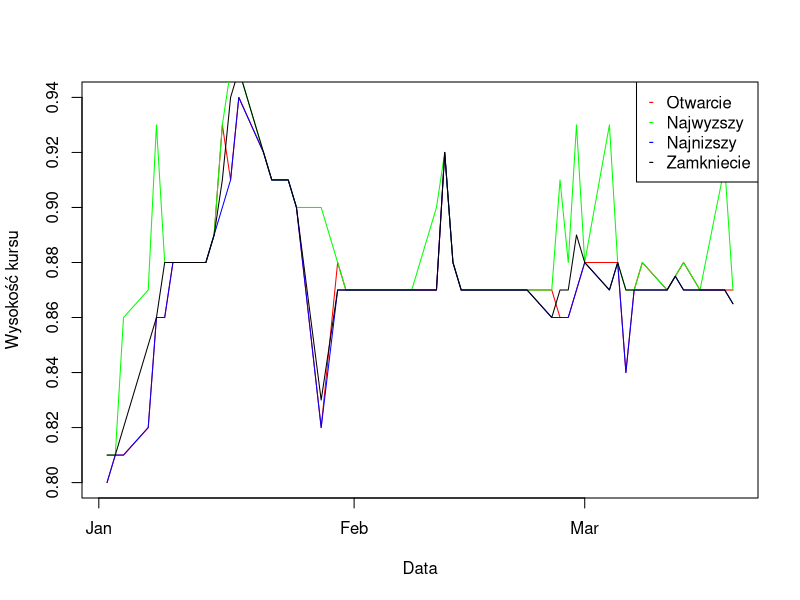
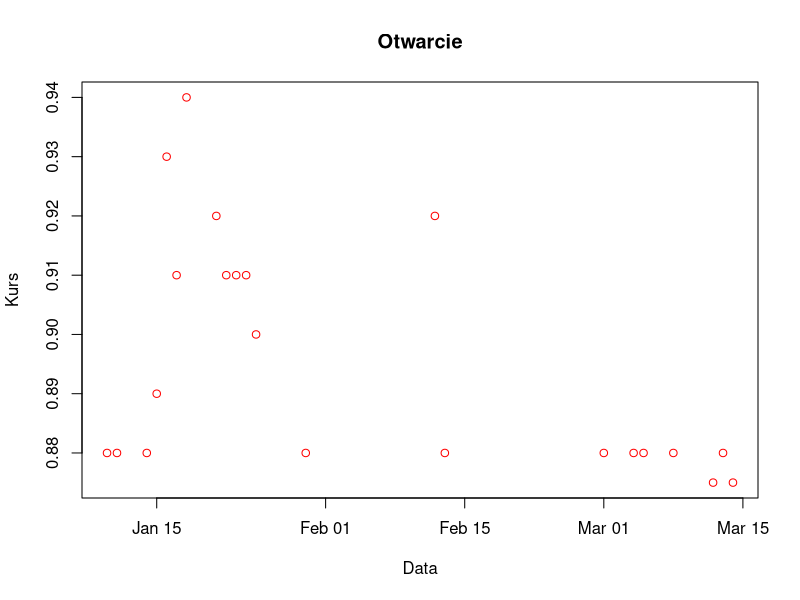
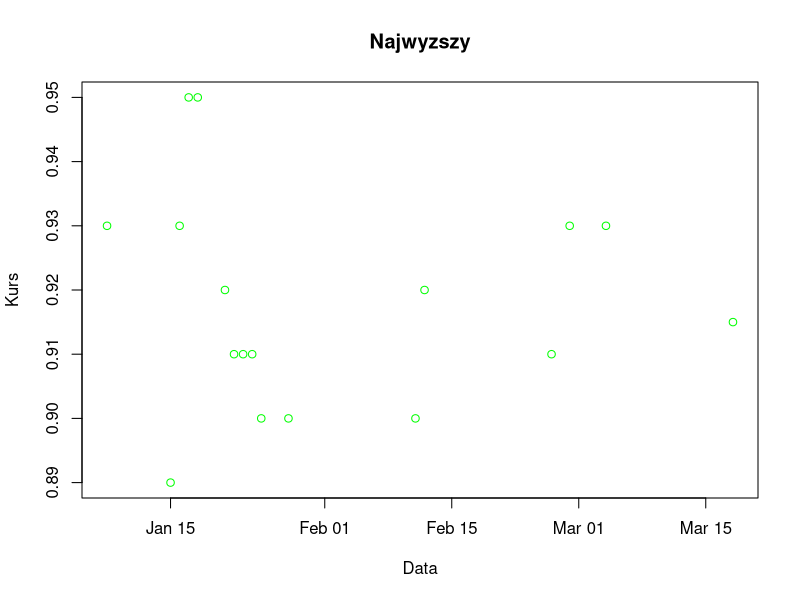
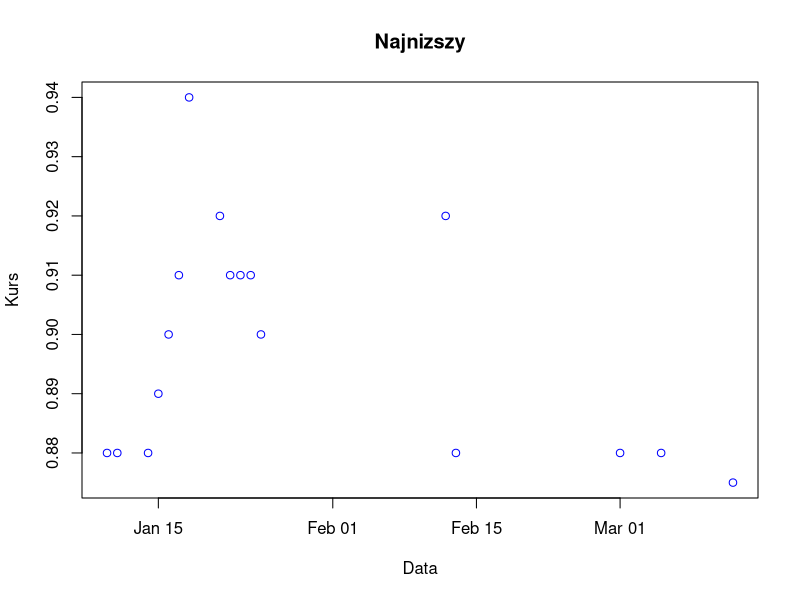
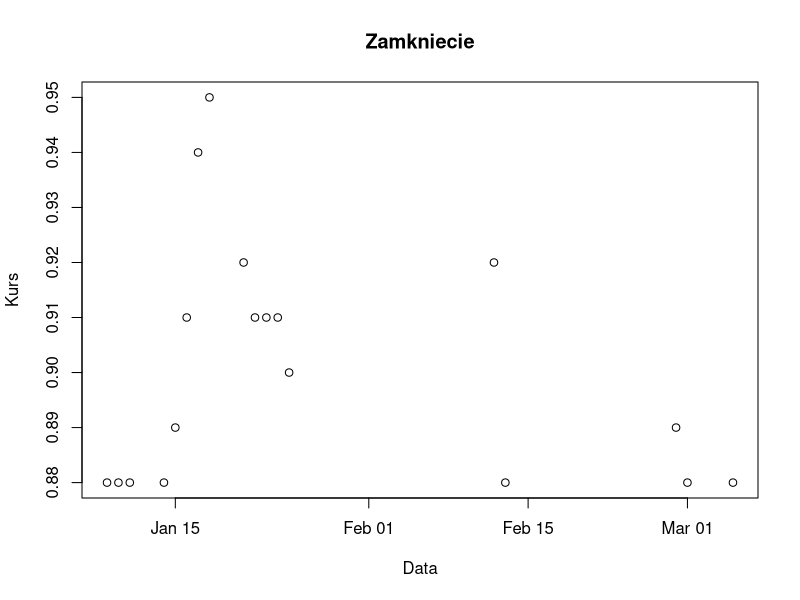
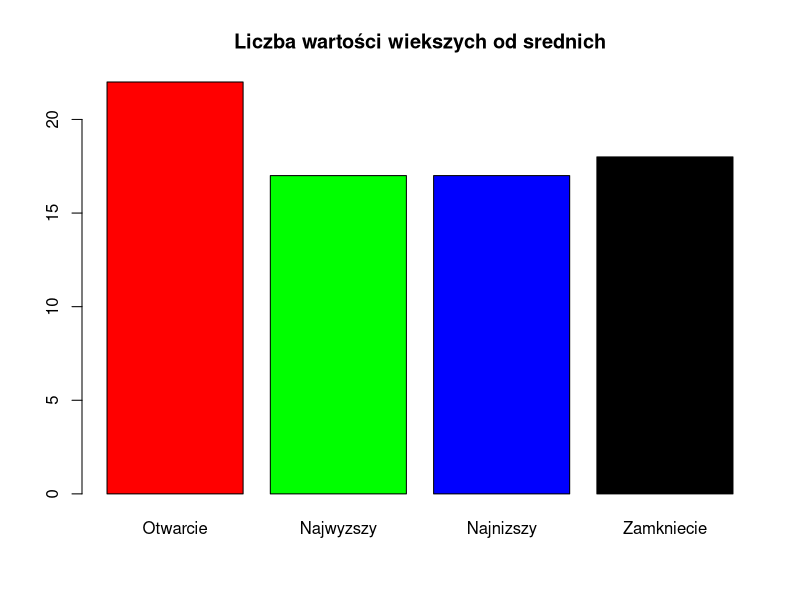

Recreate these plots in R, in order.
## ---- chunk 1
knitr::opts_chunk$set(echo = TRUE)
## ---- chunk 2
setwd('~/Desktop/ts-r/cw2')
df <- read.csv("08n_d.csv")
   head(df)
## ---- chunk 3
Data<-df$Data
Otwarcie<-df$Otwarcie
Najwyzszy<-df$Najwyzszy
Najnizszy<-df$Najnizszy
Zamkniecie<-df$Zamkniecie
Wolumen<-df$Wolumen
## ---- chunk 4
summary(df)
## ---- chunk 5
Data2 <- as.Date(Data, "%Y-%m-%d")
## ---- chunk 6
ramka<- data.frame(Data2,Otwarcie,Najwyzszy,Najnizszy,Zamkniecie)
## ---- chunk 7
plot(Data2,Otwarcie,type = "l", col='red' ,xlab = "Data",ylab = "Wysokość kursu")
lines(Data2,Najwyzszy,type = "l", col='green', main = "Najwyzszy")
lines(Data2,Najnizszy,type = "l", col = 'blue', main = "Najnizszy")
lines(Data2,Zamkniecie,type = "l",main = "Zamkniecie")
legend("topright",c("Otwarcie","Najwyzszy","Najnizszy","Zamkniecie"),col = c("red","green","blue","black"),pch = "-")
## ---- chunk 8
sredniaotw=mean(Otwarcie)
srednianajw=mean(Najwyzszy)
srednianajn=mean(Najnizszy)
sredniazamk=mean(Zamkniecie)
## ---- chunk 9
otwarcia<-ramka[Otwarcie>sredniaotw,c(1,2)]
najwyzsze<-ramka[Najwyzszy>srednianajw,c(1,3)]
najnizsze<-ramka[Najnizszy>srednianajn,c(1,4)]
zamkniecia<-ramka[Zamkniecie>sredniazamk,c(1,5)]
## ---- chunk 10
plot(otwarcia,col="red",main ="Otwarcie",xlab="Data",ylab="Kurs")
plot(najwyzsze,col="green",main="Najwyzszy",xlab="Data",ylab="Kurs")
plot(najnizsze,col="blue",main="Najnizszy",xlab="Data",ylab="Kurs")
plot(zamkniecia,main="Zamkniecie",xlab="Data",ylab="Kurs")
## ---- chunk 11
length(otwarcia$Otwarcie)
length(najwyzsze$Najwyzszy)
length(najnizsze$Najnizszy)
length(zamkniecia$Zamkniecie)
## ---- chunk 12
w<-c(length(otwarcia$Otwarcie),length(najwyzsze$Najwyzszy), length(najnizsze$Najnizszy), length(zamkniecia$Zamkniecie))

colors=c("red","green","blue","black")

barplot(w,names = c("Otwarcie","Najwyzszy","Najnizszy","Zamkniecie"),main="Liczba wartości wiekszych od srednich",col = colors)
